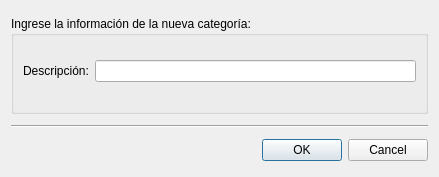
<?xml version="1.0" encoding="UTF-8"?>
<ui version="4.0">
 <class>NuevaCategoria</class>
 <widget class="QDialog" name="NuevaCategoria">
  <property name="geometry">
   <rect>
    <x>0</x>
    <y>0</y>
    <width>439</width>
    <height>177</height>
   </rect>
  </property>
  <property name="sizePolicy">
   <sizepolicy hsizetype="Preferred" vsizetype="Fixed">
    <horstretch>0</horstretch>
    <verstretch>0</verstretch>
   </sizepolicy>
  </property>
  <property name="maximumSize">
   <size>
    <width>16777215</width>
    <height>250</height>
   </size>
  </property>
  <property name="windowTitle">
   <string>Nueva categoría</string>
  </property>
  <layout class="QGridLayout" name="gridLayout">
   <item row="8" column="0">
    <widget class="QDialogButtonBox" name="buttonBox">
     <property name="orientation">
      <enum>Qt::Horizontal</enum>
     </property>
     <property name="standardButtons">
      <set>QDialogButtonBox::Cancel|QDialogButtonBox::Ok</set>
     </property>
    </widget>
   </item>
   <item row="6" column="0">
    <widget class="QGroupBox" name="groupBox">
     <property name="sizePolicy">
      <sizepolicy hsizetype="Preferred" vsizetype="Fixed">
       <horstretch>0</horstretch>
       <verstretch>0</verstretch>
      </sizepolicy>
     </property>
     <property name="title">
      <string>Ingrese la información de la nueva categoría:</string>
     </property>
     <layout class="QGridLayout" name="gridLayout_2">
      <item row="0" column="0">
       <layout class="QFormLayout" name="formLayout">
        <property name="fieldGrowthPolicy">
         <enum>QFormLayout::ExpandingFieldsGrow</enum>
        </property>
        <property name="topMargin">
         <number>15</number>
        </property>
        <item row="1" column="0">
         <widget class="QLabel" name="lblNotas">
          <property name="text">
           <string/>
          </property>
         </widget>
        </item>
        <item row="0" column="1">
         <widget class="QLineEdit" name="txtCategoria"/>
        </item>
        <item row="0" column="0">
         <widget class="QLabel" name="lbldescripcion">
          <property name="text">
           <string>Descripción:</string>
          </property>
          <property name="buddy">
           <cstring>txtCategoria</cstring>
          </property>
         </widget>
        </item>
       </layout>
      </item>
     </layout>
    </widget>
   </item>
   <item row="7" column="0">
    <widget class="Line" name="line">
     <property name="orientation">
      <enum>Qt::Horizontal</enum>
     </property>
    </widget>
   </item>
  </layout>
 </widget>
 <resources/>
 <connections>
  <connection>
   <sender>buttonBox</sender>
   <signal>accepted()</signal>
   <receiver>NuevaCategoria</receiver>
   <slot>accept()</slot>
   <hints>
    <hint type="sourcelabel">
     <x>248</x>
     <y>254</y>
    </hint>
    <hint type="destinationlabel">
     <x>157</x>
     <y>274</y>
    </hint>
   </hints>
  </connection>
  <connection>
   <sender>buttonBox</sender>
   <signal>rejected()</signal>
   <receiver>NuevaCategoria</receiver>
   <slot>reject()</slot>
   <hints>
    <hint type="sourcelabel">
     <x>316</x>
     <y>260</y>
    </hint>
    <hint type="destinationlabel">
     <x>286</x>
     <y>274</y>
    </hint>
   </hints>
  </connection>
 </connections>
</ui>
